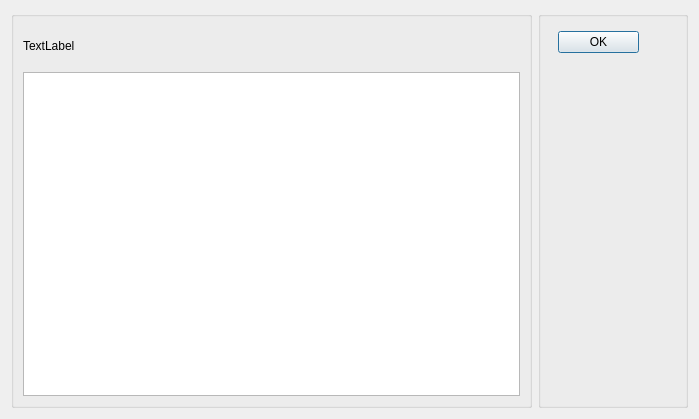
<?xml version="1.0" encoding="UTF-8"?>
<ui version="4.0">
 <class>AboutInfo</class>
 <widget class="QDialog" name="AboutInfo">
  <property name="geometry">
   <rect>
    <x>0</x>
    <y>0</y>
    <width>699</width>
    <height>419</height>
   </rect>
  </property>
  <property name="windowTitle">
   <string>Dialog</string>
  </property>
  <layout class="QHBoxLayout" name="horizontalLayout">
   <item>
    <widget class="QGroupBox" name="groupBox">
     <property name="title">
      <string/>
     </property>
     <layout class="QVBoxLayout" name="verticalLayout">
      <item>
       <widget class="QLabel" name="gpuInfo">
        <property name="minimumSize">
         <size>
          <width>0</width>
          <height>40</height>
         </size>
        </property>
        <property name="text">
         <string>TextLabel</string>
        </property>
        <property name="wordWrap">
         <bool>true</bool>
        </property>
       </widget>
      </item>
      <item>
       <widget class="QTextBrowser" name="textBrowser"/>
      </item>
     </layout>
    </widget>
   </item>
   <item>
    <widget class="QGroupBox" name="groupBox_2">
     <property name="minimumSize">
      <size>
       <width>150</width>
       <height>0</height>
      </size>
     </property>
     <property name="maximumSize">
      <size>
       <width>150</width>
       <height>16777215</height>
      </size>
     </property>
     <property name="title">
      <string/>
     </property>
     <widget class="QDialogButtonBox" name="buttonBox">
      <property name="geometry">
       <rect>
        <x>20</x>
        <y>20</y>
        <width>81</width>
        <height>121</height>
       </rect>
      </property>
      <property name="orientation">
       <enum>Qt::Vertical</enum>
      </property>
      <property name="standardButtons">
       <set>QDialogButtonBox::Ok</set>
      </property>
     </widget>
    </widget>
   </item>
  </layout>
 </widget>
 <resources/>
 <connections>
  <connection>
   <sender>buttonBox</sender>
   <signal>accepted()</signal>
   <receiver>AboutInfo</receiver>
   <slot>accept()</slot>
   <hints>
    <hint type="sourcelabel">
     <x>248</x>
     <y>254</y>
    </hint>
    <hint type="destinationlabel">
     <x>157</x>
     <y>274</y>
    </hint>
   </hints>
  </connection>
  <connection>
   <sender>buttonBox</sender>
   <signal>rejected()</signal>
   <receiver>AboutInfo</receiver>
   <slot>reject()</slot>
   <hints>
    <hint type="sourcelabel">
     <x>316</x>
     <y>260</y>
    </hint>
    <hint type="destinationlabel">
     <x>286</x>
     <y>274</y>
    </hint>
   </hints>
  </connection>
 </connections>
</ui>
